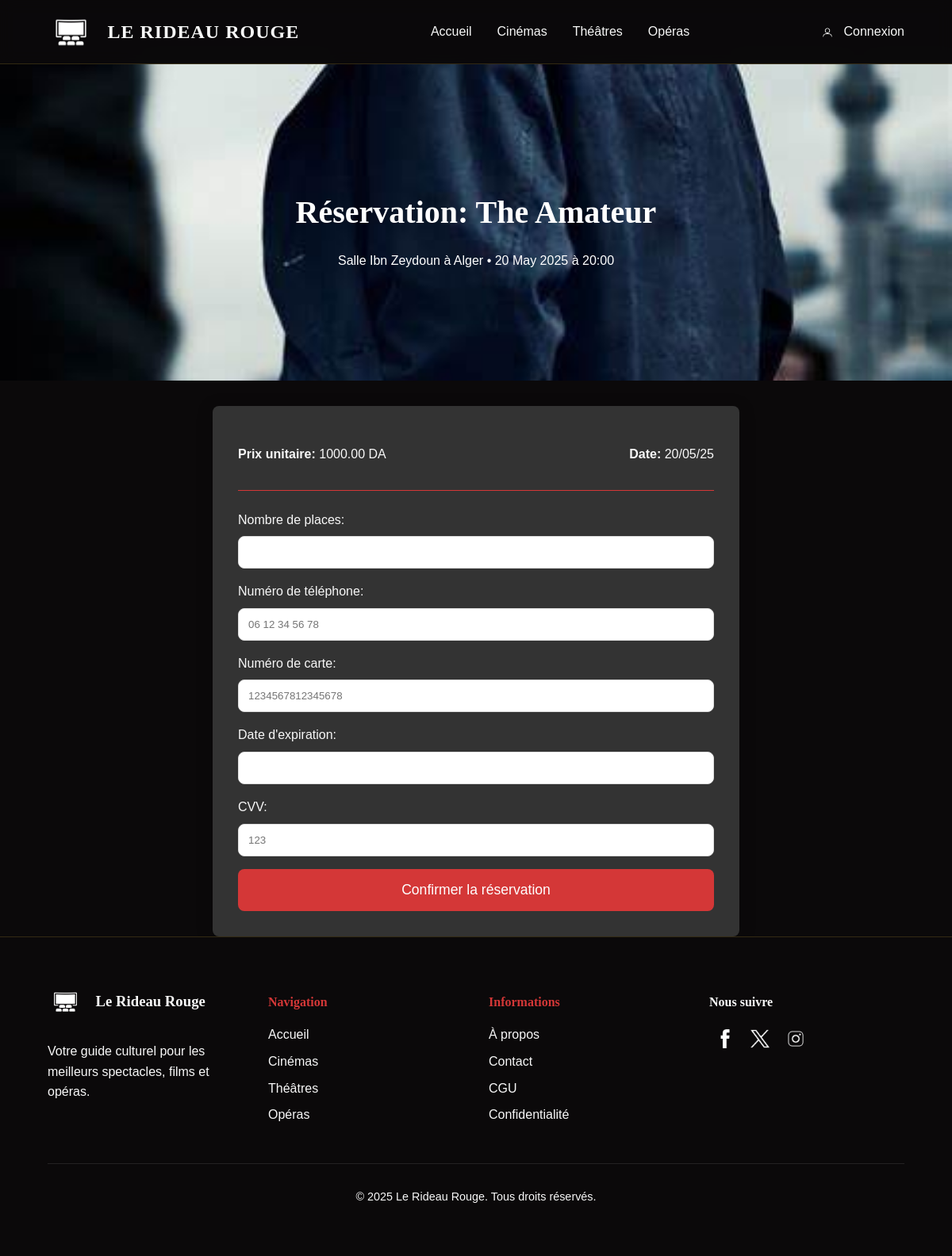
The app's page /reservation.php?id=2 with its own data.
### tables this page shows
CREATE TABLE events (
    id INT AUTO_INCREMENT PRIMARY KEY,
    title VARCHAR(100) NOT NULL,
    event_description TEXT,
    image_path VARCHAR(255),
    category ENUM('cinema','theatre','opera') NOT NULL,
    date_event DATETIME NOT NULL,
    venue VARCHAR(100) NOT NULL,
    price DECIMAL(10,2) NOT NULL
);

### reservation.php (the view, shortened to what this page needs)
<?php
require 'database/db_connect.php';
try {
    $event_id = (int)$_GET['id'];
    $sql = "SELECT * FROM events WHERE id = $event_id";
    $result = $conn->query($sql);
    $event = $result->fetch();
} catch (PDOException $e) {
    die("Erreur de base de données: " . $e->getMessage());
}
?>
<!DOCTYPE html>
<html lang="fr">
<head>
    <link rel="stylesheet" href="styles/EventStyle.css">
    <link rel="stylesheet" href="styles/style.css">
</head>
<body>
    <?php include 'includes/Header.php'; ?>
    <div class="reservation-hero" style="background-image: url('images/<?php echo $event['image_path'] ?>');">
        <div class="reservation-hero-content">
            <h2>Réservation: <?php echo $event['title'] ?></h2>
            <p><?php echo $event['venue']?> •
                <?php echo date('d M Y à H:i', strtotime($event['date_event'])) ?></p>
        </div>
    </div>
    <div class="reservation-container">
        <div class="reservation-info">
            <div>
                <p><strong>Prix unitaire:</strong> <?php echo $event['price'] ?> DA</p>
            </div>
            <div>
                <p><strong>Date:</strong> <?php echo date('d/m/y', strtotime($event['date_event'])) ?></p>
            </div>
        </div>
        <form method="POST" action="reservation.php" class="reservation-form">
            <div class="form-group">
                <label for="quantity">Nombre de places:</label>
                <input type="number" id="quantity" name="quantity" min="1" max="10" required>
            </div>
            <div class="form-group">
                <label for="phone">Numéro de téléphone:</label>
                <input type="tel" id="phone" name="phone" pattern="^[0-9 +]{10,15}$" placeholder="06 12 34 56 78"
                    required>
            </div>
            <div class="form-group">
                <label for="card">Numéro de carte:</label>
                <input type="text" id="card" name="card" inputmode="numeric" pattern="^[0-9]{16}$" maxlength="16"
                    placeholder="1234567812345678" required>
            </div>
            <div class="form-group">
                <label for="expiry">Date d'expiration:</label>
                <input type="text" id="expiry" name="expiry" pattern="^(0[1-9]|1[0-2])\/\d{2}$ placeholder=" MM/AA"
                    required>
            </div>
            <div class="form-group">
                <label for="cvv">CVV:</label>
                <input type="text" id="cvv" name="cvv" inputmode="numeric" pattern="^[0-9]{3}$" maxlength="3"
                    placeholder="123" required>
            </div>
            <button type="submit" name="submit" class="btn-confirm">Confirmer la réservation</button>
        </form>
    </div>
    <?php include 'includes/Footer.php'; ?>
</body>
</html>

### styles/style.css (style rules this page uses)
:root { --primary-color: #8b0000; --secondary-color: #b22222; --accent-color: #d43737; --light-color: #f8f8f8; --dark-color: #0b090a; --gray-color: #333333; --font-main: "Playfair Display", serif; --font-secondary: "Montserrat", sans-serif; --transition: all 0.3s ease; --shadow: 0 4px 20px rgba(0, 0, 0, 0.25); --border-radius: 8px; --overlay-dark: rgba(0, 0, 0, 0.7); --header-bg: rgba(11, 9, 10, 0.9); }
body { font-family: var(--font-secondary); margin: 0; padding: 0; background-color: var(--dark-color); color: var(--light-color); line-height: 1.6; padding-top: 80px; }
h1, h2, h3, h4, h5, h6 { font-family: var(--font-main); font-weight: 700; }

### records on screen
events: image_path (picture), title "The Amateur", venue "Salle Ibn Zeydoun à Alger", date_event "20 May 2025 à 20:00", price "1000.00", date_event "20/05/25"
